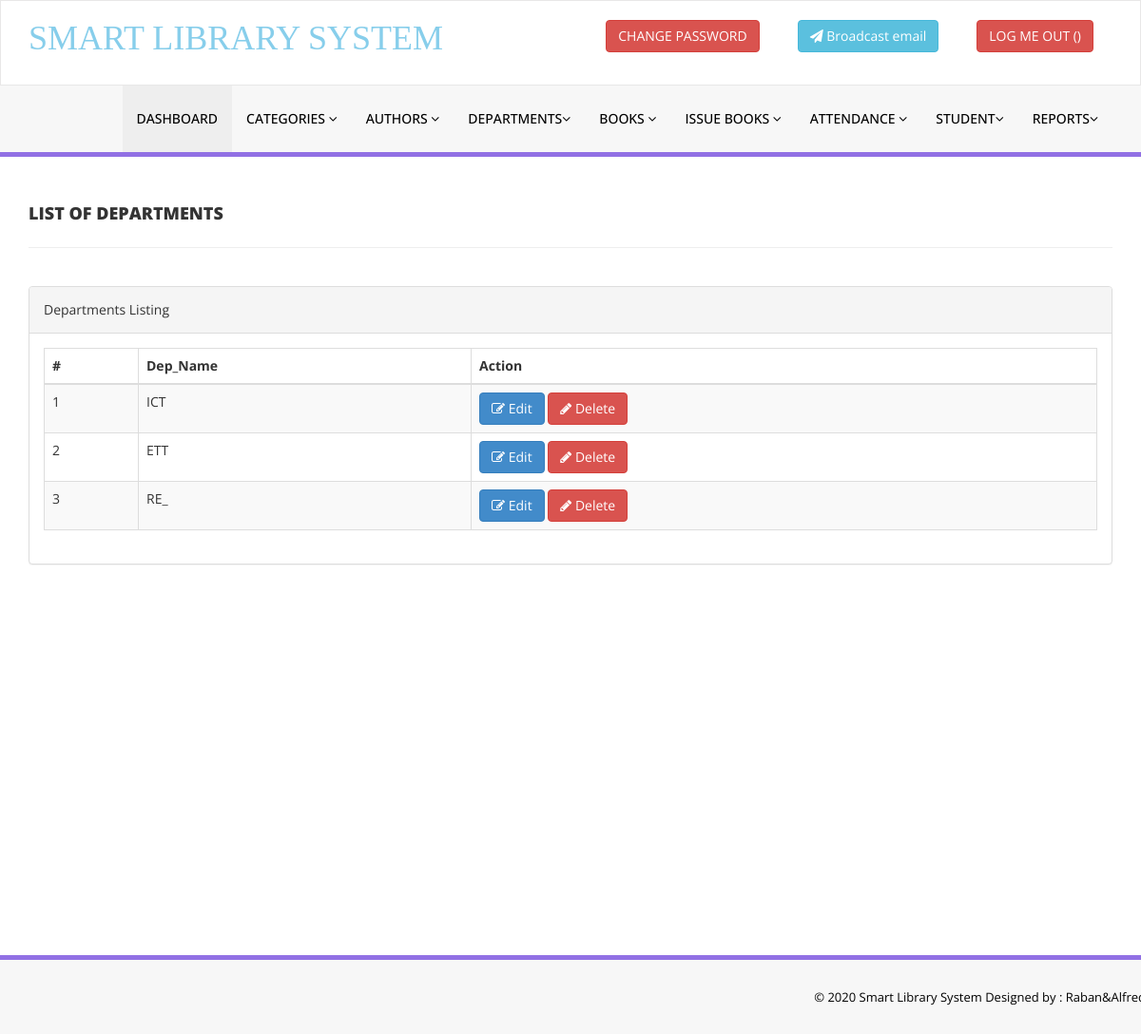
Page /admin/manage-department.php (signed in) on the committed database.
### tables this page shows
CREATE TABLE `department` (
  `id` int(11) NOT NULL AUTO_INCREMENT,
  `Dep_Name` varchar(20) NOT NULL,
  PRIMARY KEY (`id`)
);

### admin/manage-department.php (the view, shortened to what this page needs)
<?php
include('includes/config.php');
if(strlen($_SESSION['alogin'])==0)
    {
header('location:index.php');
}
else{
    ?>
<!DOCTYPE html>
<html xmlns="http://www.w3.org/1999/xhtml">
<head>
    <link href="assets/css/bootstrap.css" rel="stylesheet" />
    <link href="assets/css/font-awesome.css" rel="stylesheet" />
    <link href="assets/js/dataTables/dataTables.bootstrap.css" rel="stylesheet" />
    <link href="assets/css/style.css" rel="stylesheet" />
</head>
<body>
<?php include('includes/header.php');?>
    <div class="content-wrapper">
         <div class="container">
        <div class="row pad-botm">
            <div class="col-md-12">
                <h4 class="header-line">List of Departments</h4>
    </div>
     <div class="row">
</div>
        </div>
            <div class="row">
                <div class="col-md-12">
                    <div class="panel panel-default">
                        <div class="panel-heading">
                           Departments Listing
                        </div>
                        <div class="panel-body">
                            <div class="table-responsive">
                                <table class="table table-striped table-bordered table-hover" id="dataTables-example">
                                    <thead>
                                        <tr>
                                            <th>#</th>
                                            <th>Dep_Name</th>
                                            <th>Action</th>
                                        </tr>
                                    </thead>
                                    <tbody>
<?php $sql = "SELECT * from  department";
$query = $dbh -> prepare($sql);
$query->execute();
$results=$query->fetchAll(PDO::FETCH_OBJ);
$cnt=1;
if($query->rowCount() > 0)
{
foreach($results as $result)
{               ?>
                                        <tr class="odd gradeX">
                                            <td class="center"><?php echo htmlentities($cnt);?></td>
                                            <td class="center"><?php echo htmlentities($result->Dep_Name);?></td>
                                            <td class="center">
                                            <a href="edit-department.php?depid=<?php echo htmlentities($result->id);?>"><button class="btn btn-primary"><i class="fa fa-edit "></i> Edit</button>
                                          <a href="manage-department.php?del=<?php echo htmlentities($result->id);?>" onclick="return confirm('Are you sure you want to delete?');"" >  <button class="btn btn-danger"><i class="fa fa-pencil"></i> Delete</button>
                                            </td>
                                        </tr>
 <?php $cnt=$cnt+1;}} ?>
                                    </tbody>
                                </table>
                            </div>
                        </div>
                    </div>
                </div>
            </div>
    </div>
    </div>
  <?php include('includes/footer.php');?>
</body>
</html>
<?php } ?>

### admin/assets/css/style.css (style rules this page uses)
.content-wrapper { margin-top: 40px; min-height:800px; padding-bottom:90px; }
.header-line { font-weight:900; padding-bottom:25px; border-bottom:1px solid #eeeeee; text-transform:uppercase; }
.pad-botm { padding-bottom:30px; }

### rows in the picture
department: Dep_Name "ICT"
department: Dep_Name "ETT"
department: Dep_Name "RE_"
